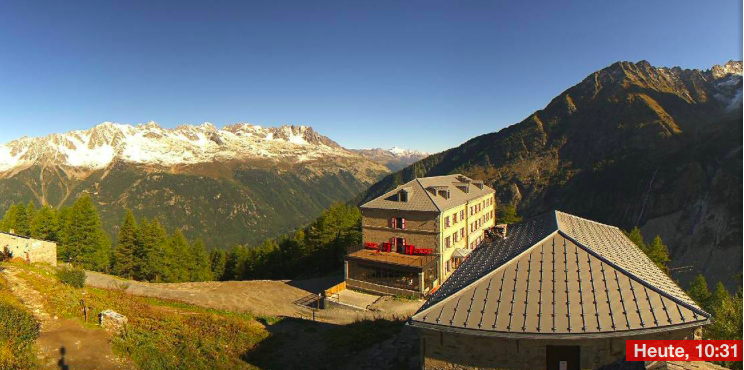
#> input picture Gradient Descent with Regularized Linear Regression/Webcam/MontBlanc1.png, 744 x 370 px, found by its file name
$ python Problem_6.py
#> lines starting #> are read from the running program, lines starting #| are printed output that depends on the picture
import scipy as scipy
from scipy import misc
import numpy as np
import matplotlib as matplotlib
import matplotlib.patches as mpatches
from matplotlib import pyplot as mpl
from matplotlib.lines import Line2D
from PIL import Image

X = []
Y = [[211],
     [271],
     [121],
     [31],
     [341],
     [401],
     [241],
     [181],
     [301],
     [301]]


path = "C:\\Users\\Wajahat\\OneDrive\\Work\\Aalto\\Year 1\\Period I\\CS-E3210 - Machine Learning - Basic Principles\\Homework\\Homework 2\\Problem 4\\Webcam\\"
files = ["MontBlanc1.png", "MontBlanc2.png", "MontBlanc3.png", "MontBlanc4.png", "MontBlanc5.png", "MontBlanc6.png", "MontBlanc7.png", "MontBlanc8.png", "MontBlanc9.png", "MontBlanc10.png"]
X = []
for item in files:
    w, h = Image.open(path+item).size
#> w = 744; h = 370
    img = Image.open(path + item)
#> img is the input picture: PIL image 744x370 RGBA; mean R, G, B, A 107.5, 108.3, 98.9, 255
    imgc = img.crop((0, 0, 100, 100))
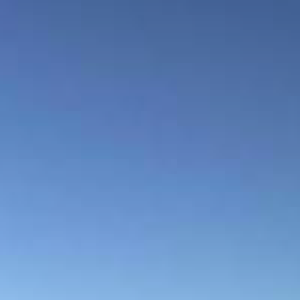
#> imgc: PIL image 100x100 RGBA (shown 3 times larger); mean R, G, B, A 96, 133.9, 188.7, 255
    data = np.asarray(imgc)
    xg = []
    for i in range(0,100):
        for j in range(0, 100):
            xg.append(data[i, j, 1]/255)
#> after the loop, xg = 10000 values, max 0.733 at index 9900, min 0.376 at index 91, mean 0.525
    X.append(xg)
#> pass 2 of the loop `for item in files:`:
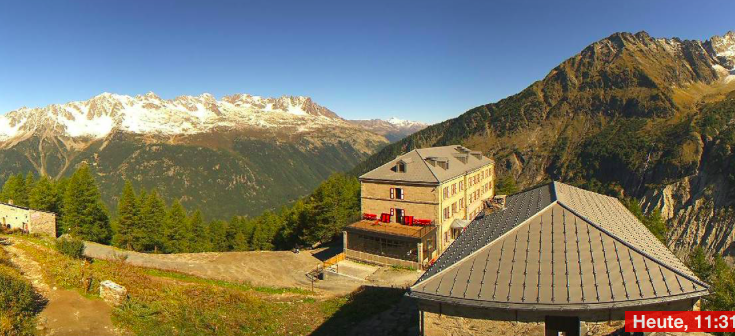
#> input picture Gradient Descent with Regularized Linear Regression/Webcam/MontBlanc2.png, 735 x 336 px, found by its file name
#> w = 735; h = 336
#> img is the input picture: PIL image 735x336 RGBA; mean R, G, B, A 123.8, 120.5, 100.6, 255
#> `imgc = img.crop((0, 0, 100, 100))`:
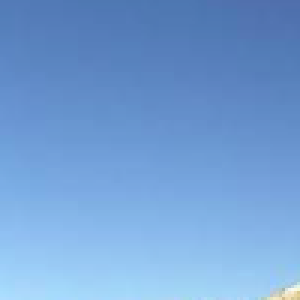
#> imgc: PIL image 100x100 RGBA (shown 3 times larger); mean R, G, B, A 114.5, 158.8, 212.6, 255
#> after the loop `for i in range(0,100):`: xg = 10000 values, max 0.984 at index 9697, min 0.435 at index 90, mean 0.623
#> pass 3 of the loop `for item in files:`:
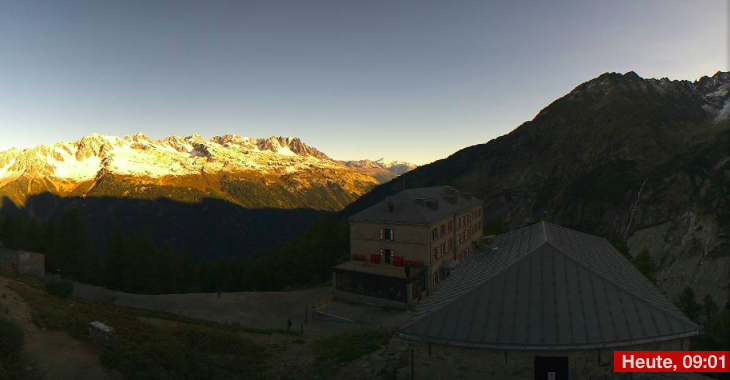
#> input picture Gradient Descent with Regularized Linear Regression/Webcam/MontBlanc3.png, 730 x 380 px, found by its file name
#> w = 730; h = 380
#> img is the input picture: PIL image 730x380 RGBA; mean R, G, B, A 82.8, 84.2, 78.6, 255
#> `imgc = img.crop((0, 0, 100, 100))`:
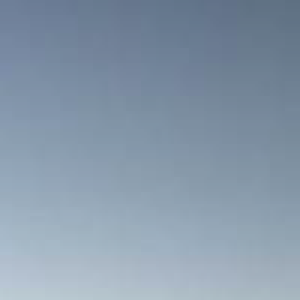
#> imgc: PIL image 100x100 RGBA (shown 3 times larger); mean R, G, B, A 135.2, 152.7, 170.4, 255
#> after the loop `for i in range(0,100):`: xg = 10000 values, max 0.8 at index 9900, min 0.439 at index 95, mean 0.599
#> (the run stopped early here; a loop or call above may not have finished)
